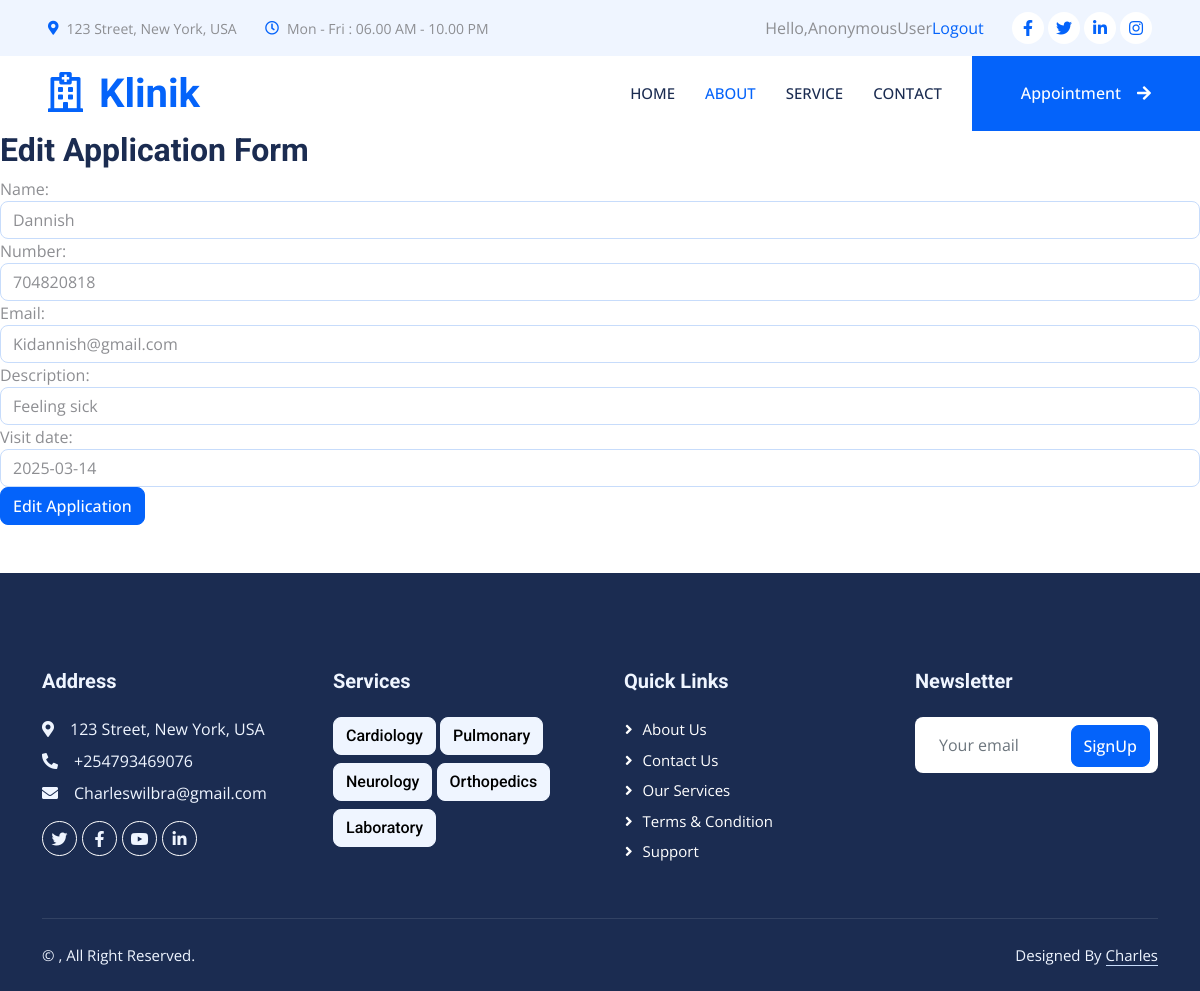
Screenshot of /hosi/editappointment/1/ with the database file from the repository.
### hosi/models.py (models this page shows, shortened)
class Appointment(models.Model):
    name = models.CharField(max_length=20)
    number = models.IntegerField()
    email = models.TextField()
    description = models.TextField()
    visit_date = models.DateField()
    objects = models.Manager()

### hosi/views.py (the view)
# urls.py: path('editappointment/<int:id>/', views.editappointment, name='editappointment'),
def editappointment(request,id):
    appointments = get_object_or_404(Appointment, id=id)
    if request.method == "POST":
        form = AppointmentForm(request.POST, instance=appointments)
        if form.is_valid():
            form.save()
            return redirect('appointmentslist')
    else:
            form = AppointmentForm(instance=appointments)
    return render(request, 'editappointment.html', {'form': form, 'appointments': appointments})

### hosi/forms.py
class AppointmentForm(forms.ModelForm):
    class Meta:
        model = Appointment
        fields = '__all__'
        widgets = {
            'name': forms.TextInput(attrs={'class': 'form-control','placeholder': 'Enter your name'}),
            'number': forms.NumberInput(attrs={'class': 'form-control','placeholder': 'Enter your number'}),
            'email': forms.TextInput(attrs={'class': 'form-control','placeholder': 'Enter your email'}),
            'description': forms.TextInput(attrs={'class': 'form-control','placeholder': 'Enter your description'}),
            'visit_date': forms.DateInput(attrs={'class': 'form-control','placeholder': 'Enter your date'}),
        }

### hosi/templates/editappointment.html (shortened to what this page needs)
{% extends "base.html" %}
{% block content %}
<h2>Edit Application Form</h2>
<form action="" method="POST" >
  {{ form }}
  <button class="btn btn-primary">Edit Application </button>
</form>
{% endblock %}

### static/css/style.css (style rules this page uses)
:root { --primary: #0463FA; --light: #EFF5FF; --dark: #1B2C51; }
.btn { font-weight: 500; transition: .5s; }
.btn.btn-primary, .btn.btn-secondary { color: #FFFFFF; }

### rows the page displays
Appointment: name "Dannish", number "704820818", email "Kidannish@gmail.com", description "Feeling sick", visit_date "2025-03-14"

### other values shown
{{ request.user }} "AnonymousUser"
